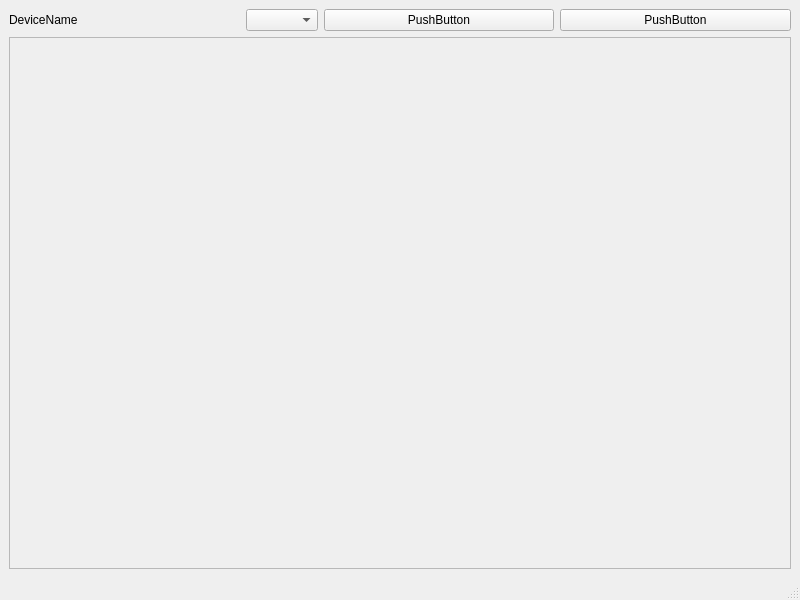
<?xml version="1.0" encoding="UTF-8"?>
<ui version="4.0">
 <class>MainWindow</class>
 <widget class="QMainWindow" name="MainWindow">
  <property name="geometry">
   <rect>
    <x>0</x>
    <y>0</y>
    <width>800</width>
    <height>600</height>
   </rect>
  </property>
  <property name="windowTitle">
   <string>MainWindow</string>
  </property>
  <widget class="QWidget" name="centralwidget">
   <layout class="QVBoxLayout" name="verticalLayout" stretch="1,0">
    <item>
     <layout class="QHBoxLayout" name="horizontalLayout" stretch="1,0,1,1">
      <item>
       <widget class="QLabel" name="label">
        <property name="text">
         <string>DeviceName</string>
        </property>
       </widget>
      </item>
      <item>
       <widget class="QComboBox" name="device_cb"/>
      </item>
      <item>
       <widget class="QPushButton" name="btn_1">
        <property name="text">
         <string>PushButton</string>
        </property>
       </widget>
      </item>
      <item>
       <widget class="QPushButton" name="btn_2">
        <property name="text">
         <string>PushButton</string>
        </property>
       </widget>
      </item>
     </layout>
    </item>
    <item>
     <widget class="QFrame" name="frame">
      <property name="frameShape">
       <enum>QFrame::StyledPanel</enum>
      </property>
      <property name="frameShadow">
       <enum>QFrame::Raised</enum>
      </property>
     </widget>
    </item>
   </layout>
  </widget>
  <widget class="QMenuBar" name="menubar">
   <property name="geometry">
    <rect>
     <x>0</x>
     <y>0</y>
     <width>800</width>
     <height>24</height>
    </rect>
   </property>
  </widget>
  <widget class="QStatusBar" name="statusbar"/>
 </widget>
 <resources/>
 <connections/>
</ui>
